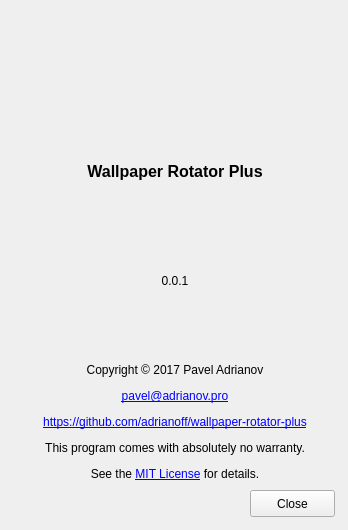
<?xml version="1.0" encoding="UTF-8"?>
<ui version="4.0">
 <class>AboutForm</class>
 <widget class="QWidget" name="AboutForm">
  <property name="windowModality">
   <enum>Qt::WindowModal</enum>
  </property>
  <property name="enabled">
   <bool>true</bool>
  </property>
  <property name="geometry">
   <rect>
    <x>0</x>
    <y>0</y>
    <width>348</width>
    <height>530</height>
   </rect>
  </property>
  <property name="windowTitle">
   <string>About</string>
  </property>
  <widget class="QPushButton" name="aboutCloseButton">
   <property name="geometry">
    <rect>
     <x>250</x>
     <y>490</y>
     <width>85</width>
     <height>27</height>
    </rect>
   </property>
   <property name="text">
    <string>Close</string>
   </property>
  </widget>
  <widget class="QWidget" name="layoutWidget">
   <property name="geometry">
    <rect>
     <x>20</x>
     <y>10</y>
     <width>310</width>
     <height>471</height>
    </rect>
   </property>
   <layout class="QVBoxLayout" name="verticalLayout">
    <item>
     <widget class="QLabel" name="label">
      <property name="font">
       <font>
        <pointsize>12</pointsize>
        <italic>true</italic>
       </font>
      </property>
      <property name="text">
       <string>&lt;html&gt;&lt;head/&gt;&lt;body&gt;&lt;p align=&quot;center&quot;&gt;&lt;img src=&quot;:/image/image/tray_icon.png&quot;/&gt;&lt;/p&gt;&lt;/body&gt;&lt;/html&gt;</string>
      </property>
     </widget>
    </item>
    <item>
     <widget class="QLabel" name="label_2">
      <property name="font">
       <font>
        <pointsize>12</pointsize>
        <weight>75</weight>
        <bold>true</bold>
       </font>
      </property>
      <property name="text">
       <string>&lt;html&gt;&lt;head/&gt;&lt;body&gt;&lt;p align=&quot;center&quot;&gt;Wallpaper Rotator Plus&lt;/p&gt;&lt;/body&gt;&lt;/html&gt;</string>
      </property>
      <property name="openExternalLinks">
       <bool>false</bool>
      </property>
      <property name="textInteractionFlags">
       <set>Qt::LinksAccessibleByMouse|Qt::TextSelectableByMouse</set>
      </property>
     </widget>
    </item>
    <item>
     <widget class="QLabel" name="label_3">
      <property name="minimumSize">
       <size>
        <width>0</width>
        <height>0</height>
       </size>
      </property>
      <property name="text">
       <string>&lt;html&gt;&lt;head/&gt;&lt;body&gt;&lt;p align=&quot;center&quot;&gt;0.0.1&lt;/p&gt;&lt;/body&gt;&lt;/html&gt;</string>
      </property>
     </widget>
    </item>
    <item>
     <spacer name="verticalSpacer">
      <property name="orientation">
       <enum>Qt::Vertical</enum>
      </property>
      <property name="sizeType">
       <enum>QSizePolicy::Fixed</enum>
      </property>
      <property name="sizeHint" stdset="0">
       <size>
        <width>20</width>
        <height>24</height>
       </size>
      </property>
     </spacer>
    </item>
    <item>
     <widget class="QLabel" name="label_4">
      <property name="font">
       <font>
        <pointsize>10</pointsize>
        <italic>false</italic>
       </font>
      </property>
      <property name="text">
       <string>&lt;html&gt;&lt;head/&gt;&lt;body&gt;&lt;p align=&quot;center&quot;&gt;&lt;span style=&quot; font-size:9pt;&quot;&gt;Copyright © 2017 Pavel Adrianov&lt;/span&gt;&lt;/p&gt;&lt;p align=&quot;center&quot;&gt;&lt;a href=&quot;mailto:pavel@adrianov.pro&quot;&gt;&lt;span style=&quot; font-size:9pt; text-decoration: underline; color:#0000ff;&quot;&gt;pavel@adrianov.pro&lt;/span&gt;&lt;/a&gt;&lt;/p&gt;&lt;p align=&quot;center&quot;&gt;&lt;a href=&quot;https://github.com/adrianoff/wallpaper-rotator-plus&quot;&gt;&lt;span style=&quot; font-size:9pt; text-decoration: underline; color:#0000ff;&quot;&gt;https://github.com/adrianoff/wallpaper-rotator-plus&lt;/span&gt;&lt;/a&gt;&lt;/p&gt;&lt;p align=&quot;center&quot;&gt;&lt;span style=&quot; font-size:9pt;&quot;&gt;This program comes with absolutely no warranty.&lt;/span&gt;&lt;/p&gt;&lt;p align=&quot;center&quot;&gt;&lt;span style=&quot; font-size:9pt;&quot;&gt;See the &lt;/span&gt;&lt;a href=&quot;https://opensource.org/licenses/MIT&quot;&gt;&lt;span style=&quot; font-size:9pt; text-decoration: underline; color:#0000ff;&quot;&gt;MIT License&lt;/span&gt;&lt;/a&gt;&lt;span style=&quot; font-size:9pt;&quot;&gt; for details.&lt;/span&gt;&lt;/p&gt;&lt;/body&gt;&lt;/html&gt;</string>
      </property>
      <property name="textFormat">
       <enum>Qt::RichText</enum>
      </property>
      <property name="wordWrap">
       <bool>false</bool>
      </property>
      <property name="openExternalLinks">
       <bool>true</bool>
      </property>
      <property name="textInteractionFlags">
       <set>Qt::LinksAccessibleByMouse|Qt::TextSelectableByMouse</set>
      </property>
     </widget>
    </item>
   </layout>
  </widget>
  <zorder>layoutWidget</zorder>
  <zorder>aboutCloseButton</zorder>
 </widget>
 <resources>
  <include location="qrc.qrc"/>
 </resources>
 <connections/>
</ui>
